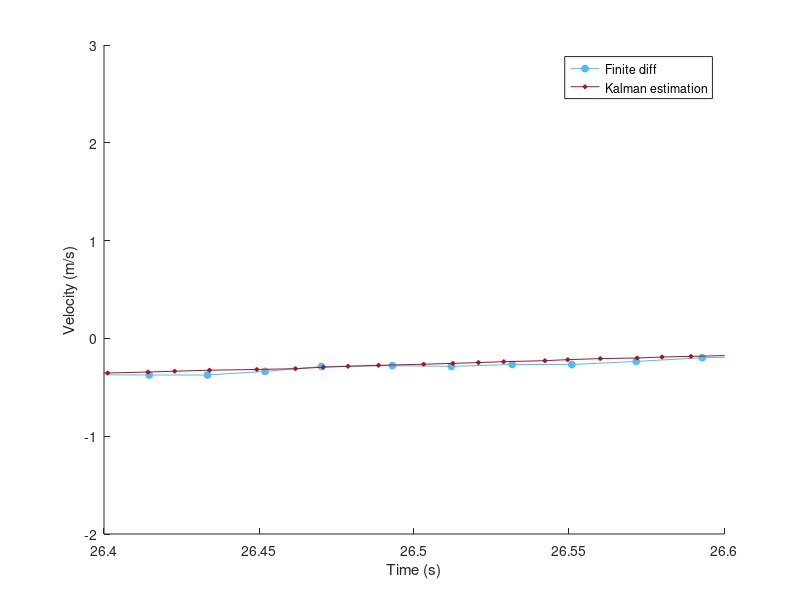
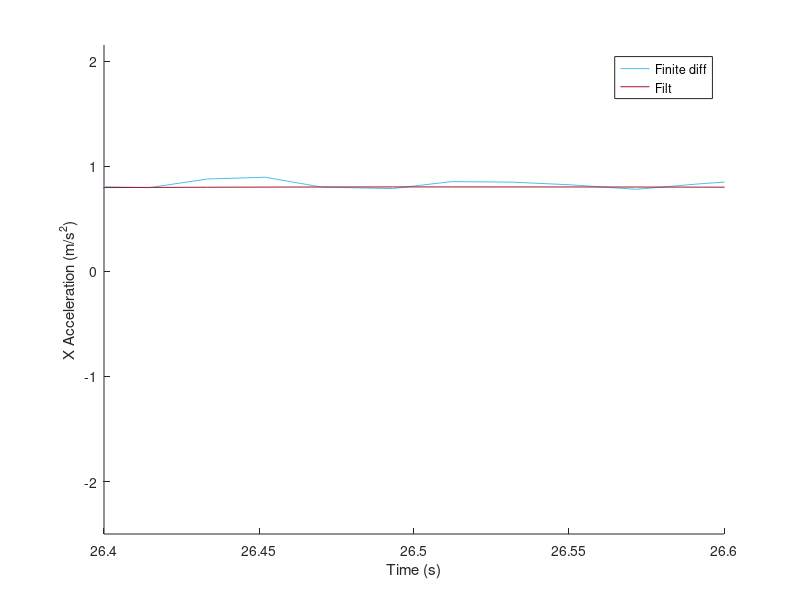
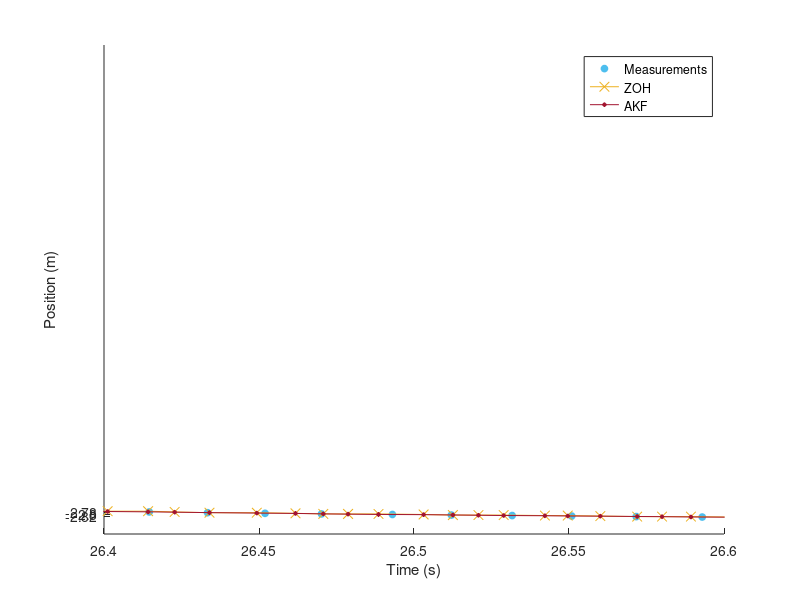
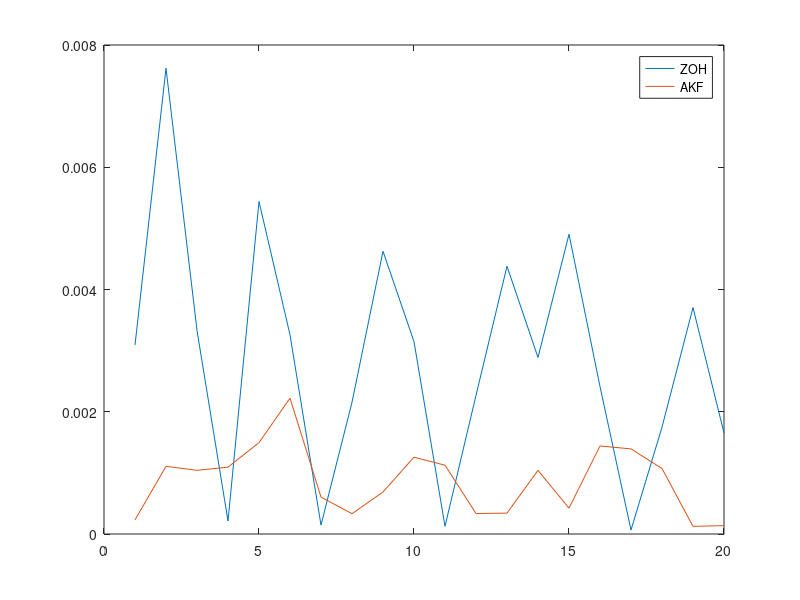

Here is the MATLAB script that generated these plots, in order:
% Asynchronous Kalman performance check.
clear variables
close all
clc
set(0, 'DefaultLineLineWidth', 0.6);

% Colors
blue = [0.3010, 0.7450, 0.9330];
red = [0.6350, 0.0780, 0.1840];
yellow = [0.9290, 0.6940, 0.1250];
black = [0, 0, 0];

% Settings
all_figures = false;
figures = true;
zfig = false;


%% Load data
% data = load("data/varying_accelerations");
% data = load("data/kalman_check_1e_1");
% data = load("data/kalman_check_1e_3");
% data = load("data/vhat_data_check_xy");
data = load("data/kalman_check_Qvel_1e1");

xrange_all = [0,data.est_time(end)-data.est_time(1)];
xrange_Qvel_1e1_low = [26.4,26.6];
xrange_Qvel_1e1_high = [35.5,35.85];
xrange_emin5 = [3.35,4.6];
xrange_med = [8.44,8.8];
xrange_high = [6.3,6.65];

% Select x range based on data file & part of data file you want to zoom.
xrange = xrange_Qvel_1e1_low;
% xrange = xrange_all;

% preprocessing, first value of meas time is rubbish
data.meas_time = data.meas_time(2:end);
data.meas_pos_x = data.meas_pos_x(2:end);
data.meas_pos_y = data.meas_pos_y(2:end);
data.meas_pos_z = data.meas_pos_z(2:end);


data.est_time = data.est_time(2:end);
data.est_pos_x = data.est_pos_x(2:end);
data.est_pos_y = data.est_pos_y(2:end);
data.est_pos_z = data.est_pos_z(2:end);
data.est_vel_x = data.est_vel_x(2:end);
data.est_vel_y = data.est_vel_y(2:end);
data.est_vel_z = data.est_vel_z(2:end);


%% Numerically differentiate position to get velocity estimation
dt_meas = gradient(data.meas_time);
vel_FD_x = gradient(data.meas_pos_x)./dt_meas;
vel_FD_y = gradient(data.meas_pos_y)./dt_meas;
vel_FD_z = gradient(data.meas_pos_z)./dt_meas;

% Ts = 0.02;
% N_meas = length(data.meas_time);
% t_meas = (0:N_meas-1)'*Ts;
% Ts = 0.01;
% N_est = length(data.est_time);
% t_est = (0:N_est-1)'*Ts;

t_meas = data.meas_time - data.est_time(1);
t_est  = data.est_time - data.est_time(1) + 0.01;

[~,indexl] = min(abs(t_est-xrange(1)));
[~,indexr] = min(abs(t_est-xrange(2)));


%% Plots to compare the velocity estimation of the kalman to the numerically differentiated velocity

% ========
% Position
% ========
if all_figures
% - only x
    figure('Name','x AKF')
    hold on
    plot(t_meas, data.meas_pos_x, 'o', 'Color', blue)
    plot(t_est, data.est_pos_x, '*', 'Color', red)
    legend('Measured position', 'Kalman estimated position')
    xlabel('Time (s)')
    axis tight
    ylabel('x-position (m)')
end

if all_figures
    % - all directions
    figure('Name','Comparison measured pos with kalman est pos')

    subplot(311)
    hold on
    plot(t_meas, data.meas_pos_x, 'Color', blue)
    plot(t_est, data.est_pos_x, 'Color', red)
    legend('Measured position', 'Kalman estimated position')
    xlabel('Time [s]')
    axis tight
    ylabel('X Position [m]')

    subplot(312)
    hold on
    plot(t_meas, data.meas_pos_y, 'Color', blue)
    plot(t_est, data.est_pos_y, 'Color', red)
    legend('Measured position', 'Kalman estimated position')
    xlabel('Time [s]')
    axis tight
    ylabel('Y Position [m]')

    subplot(313)
    hold on
    plot(t_measz, data.meas_pos_z, 'Color', blue)
    plot(t_estz, data.est_pos_z, 'Color', red)
    legend('Measured position', 'Kalman estimated position')
    xlabel('Time [s]')
    axis tight
    ylabel('Z Position [m]')
end

% ==========
% Velocities
% ==========
if figures
    figure('Name','Comparison estimated vel with num diff vel')
    hold on
    plot(t_meas, vel_FD_x, '-o','MarkerSize',5.0,'Color',blue,'markerfacecolor',blue)
    plot(t_est, data.est_vel_x, '-d','MarkerSize',3.0, 'Color',red,'markerfacecolor',red)
%     xlim([3.35,4.6]);
    % ylim([-0.58, -0.47]);
    % xlim(xrange_high);
    % ylim([-0.2, 0.2]);
    xlim(xrange);
    % ylim([-0.2, 0.2]);
    legend('Finite diff', 'Kalman estimation')
    xlabel('Time (s)')
    % axis tight
    ylabel('Velocity (m/s)')
end

if all_figures    
    
    % all directions
    figure('Name','Comparison estimated vel with num diff vel')

    subplot(311)
    hold on
    plot(t_meas, vel_FD_x, 'Color', blue)
    plot(t_est, data.est_vel_x, 'Color', red)
    legend('Finite differences', 'Kalman estimation')
    xlabel('Time [s]')
    axis tight
    ylabel('X Velocity [m/s]')

    subplot(312)
    hold on
    plot(t_meas, vel_FD_y, 'Color', blue)
    plot(t_est, data.est_vel_y, 'Color', red)
    legend('Finite differences', 'Kalman estimation')
    xlabel('Time [s]')
    axis tight
    ylabel('Y Velocity [m/s]')

    subplot(313)
    hold on
    plot(t_measz, vel_FD_z, 'Color', blue)
    plot(t_estz, data.est_vel_z, 'Color', red)
    legend('Finite differences', 'Kalman estimation')
    xlabel('Time [s]')
    axis tight
    ylabel('Z Velocity [m/s]')
end


% =============
% Accelerations
% =============
fs = mean(1./dt_meas);
f0 = 0.8;
fc = f0; % cutoff frequency (chosen)
fcn = fc/(fs/2); % normalized cutoff frequency (as butter() accepts)
nb = 3;
[B, A] = butter(nb,fcn);
vel_x_filt = filtfilt(B,A,vel_FD_x);
acc_FD_x = gradient(vel_x_filt)./dt_meas;
acc_x_filt = filtfilt(B,A,acc_FD_x);

if figures
        % only x
    figure('Name','Acceleration')
    hold on
    plot(t_meas, acc_FD_x, 'Color', blue)
    plot(t_meas, acc_x_filt, 'Color', red)
%     plot(t_est(1:end-1), data.est_vel_x, 'Color', red)
    legend('Finite diff','Filt')
    xlabel('Time (s)')
    axis tight
    ylabel('X Acceleration (m/s^2)')
    xlim([xrange])
end
    

if all_figures
    % only x
    figure('Name','Acceleration')
    hold on
    plot(t_meas, acc_FD_x, 'Color', blue)
    plot(t_meas, acc_x_filt, 'Color', red)
%     plot(t_est(1:end-1), data.est_vel_x, 'Color', red)
    legend('Finite diff','Filt')
    xlabel('Time (s)')
    axis tight
    ylabel('X Acceleration (m/s^2)')
end


%% Compare ZOH using only measurements VS AKF predictions
reference = interp1(t_meas,data.meas_pos_x,t_est);
ZOH = interp1(t_meas,data.meas_pos_x,t_est,'previous');
if figures
    % pos
    figure
    hold on
    plot(t_meas, data.meas_pos_x,'o','MarkerSize',5.0,'Color',blue,'markerfacecolor',blue)
    plot(t_est,ZOH,'-x','MarkerSize',7.0,'Color',yellow)
    plot(t_est, data.est_pos_x, '-d','MarkerSize',3.0, 'Color',red,'markerfacecolor',red)
    legend('Measurements','ZOH','AKF')
    xlim(xrange);
%     ylim([-0.723, -0.7]);
    xlabel('Time (s)')
    ylabel('Position (m)')
    yticks([-2.82, -2.8, -2.78])
%     yticks([-0.72, -0.71, -0.7])  % med

end

% Calculate error of ZOH / AKF wrt reference (avg and peak)
ZOH_error = abs(ZOH - reference);
AKF_error = abs(data.est_pos_x - reference);

ZOH_error_range = ZOH_error(indexl:indexr);
AKF_error_range = AKF_error(indexl:indexr);
ZOHmean = mean(ZOH_error_range);
ZOHpeak = max(ZOH_error_range);
AKFmean = mean(AKF_error_range);
AKFpeak = max(AKF_error_range);
display(ZOHmean)
display(ZOHpeak)
display(AKFmean)
display(AKFpeak)


figure
plot(ZOH_error(indexl:indexr))
hold on
plot(AKF_error(indexl:indexr))
legend('ZOH','AKF')


%% Mooie combinatieplot
figure('Name','Comparison estimated vel with num diff vel')

subplot(3,1,[1 2])
hold on
plot(t_meas, data.meas_pos_x,'o','MarkerSize',5.0,'Color',blue,'markerfacecolor',blue)
plot(t_est,ZOH,'-x','MarkerSize',7.0,'Color',yellow)
plot(t_est, data.est_pos_x, '-d','MarkerSize',3.0, 'Color',red,'markerfacecolor',red)
legend('Measurements','ZOH','AKF')
xlim(xrange);
% ylim([-0.58, -0.47]);
% ylim([-0.723, -0.7]);
xlabel("Time (s)",'FontSize',11);
ylabel('Position (m)','FontSize',11);
set(gca,'FontSize',11)

subplot(3,1,3)
title({'';''})
hold on
plot(t_meas, vel_FD_x, '-o','MarkerSize',5.0,'Color',blue,'markerfacecolor',blue)
plot(t_est, data.est_vel_x, '-d','MarkerSize',3.0, 'Color',red,'markerfacecolor',red)
% xlim([3.35,4.6]);
% ylim([-0.58, -0.47]);
% xlim(xrange_high);
% ylim([-0.2, 0.2]);
xlim(xrange);
% ylim([-0.2, 0.2]);
legend('Finite Difference', 'AKF')
xlabel('Time (s)','FontSize',11)
% axis tight
ylabel('Velocity (m/s)','FontSize',11)
set(gca,'FontSize',11)


% z
if zfig
    reference = interp1(t_meas,data.meas_pos_x,t_est);
    ZOHz = interp1(t_meas,data.meas_pos_z,t_est,'previous');

    figure('Name','Z Comparison estimated vel with num diff vel')

    subplot(3,1,[1 2])
    hold on
    plot(t_meas, data.meas_pos_z,'o','MarkerSize',5.0,'Color',blue,'markerfacecolor',blue)
    plot(t_est,ZOHz,'-x','MarkerSize',7.0,'Color',yellow)
    plot(t_est, data.est_pos_z, '-d','MarkerSize',3.0, 'Color',red,'markerfacecolor',red)
    legend('Measurements','ZOH','AKF')
    xlim(xrange);
    % ylim([-0.58, -0.47]);
    % ylim([-0.723, -0.7]);
    xlabel("Time (s)",'FontSize',11);
    ylabel('Position (m)','FontSize',11);
    set(gca,'FontSize',11)

    subplot(3,1,3)
    title({'';''})
    hold on
    plot(t_meas, vel_FD_z, '-o','MarkerSize',5.0,'Color',blue,'markerfacecolor',blue)
    plot(t_est, data.est_vel_z, '-d','MarkerSize',3.0, 'Color',red,'markerfacecolor',red)
    % xlim([3.35,4.6]);
    % ylim([-0.58, -0.47]);
    % xlim(xrange_high);
    % ylim([-0.2, 0.2]);
    xlim(xrange);
    % ylim([-0.2, 0.2]);
    legend('Finite Difference', 'AKF')
    xlabel('Time (s)','FontSize',11)
    % axis tight
    ylabel('Velocity (m/s)','FontSize',11)
    set(gca,'FontSize',11)
end















%% 
%% Load data
% data = load("data/varying_accelerations");
% data = load("data/kalman_check_1e_1");
% data = load("data/kalman_check_1e_3");
% data = load("data/vhat_data_check_xy");
data = load("data/kalman_check_Qvel_1e1");

xrange_all = [0,data.est_time(end)-data.est_time(1)];
xrange_Qvel_1e1_low = [26.4,26.6];
xrange_Qvel_1e1_high = [35.5,35.85];
xrange_emin5 = [3.35,4.6];
xrange_med = [8.44,8.8];
xrange_high = [6.3,6.65];

% Select x range based on data file & part of data file you want to zoom.
xrange = xrange_Qvel_1e1_high;
% xrange = xrange_all;

% preprocessing, first value of meas time is rubbish
data.meas_time = data.meas_time(2:end);
data.meas_pos_x = data.meas_pos_x(2:end);
data.meas_pos_y = data.meas_pos_y(2:end);
data.meas_pos_z = data.meas_pos_z(2:end);


data.est_time = data.est_time(2:end);
data.est_pos_x = data.est_pos_x(2:end);
data.est_pos_y = data.est_pos_y(2:end);
data.est_pos_z = data.est_pos_z(2:end);
data.est_vel_x = data.est_vel_x(2:end);
data.est_vel_y = data.est_vel_y(2:end);
data.est_vel_z = data.est_vel_z(2:end);


%% Numerically differentiate position to get velocity estimation
dt_meas = gradient(data.meas_time);
vel_FD_x = gradient(data.meas_pos_x)./dt_meas;
vel_FD_y = gradient(data.meas_pos_y)./dt_meas;
vel_FD_z = gradient(data.meas_pos_z)./dt_meas;

% Ts = 0.02;
% N_meas = length(data.meas_time);
% t_meas = (0:N_meas-1)'*Ts;
% Ts = 0.01;
% N_est = length(data.est_time);
% t_est = (0:N_est-1)'*Ts;

t_meas = data.meas_time - data.est_time(1);
t_est  = data.est_time - data.est_time(1) + 0.01;

[~,indexl] = min(abs(t_est-xrange(1)));
[~,indexr] = min(abs(t_est-xrange(2)));


%% Plots to compare the velocity estimation of the kalman to the numerically differentiated velocity

% ========
% Position
% ========
if all_figures
% - only x
    figure('Name','x AKF')
    hold on
    plot(t_meas, data.meas_pos_x, 'o', 'Color', blue)
    plot(t_est, data.est_pos_x, '*', 'Color', red)
    legend('Measured position', 'Kalman estimated position')
    xlabel('Time (s)')
    axis tight
    ylabel('x-position (m)')
end

if all_figures
    % - all directions
    figure('Name','Comparison measured pos with kalman est pos')

    subplot(311)
    hold on
    plot(t_meas, data.meas_pos_x, 'Color', blue)
    plot(t_est, data.est_pos_x, 'Color', red)
    legend('Measured position', 'Kalman estimated position')
    xlabel('Time [s]')
    axis tight
    ylabel('X Position [m]')

    subplot(312)
    hold on
    plot(t_meas, data.meas_pos_y, 'Color', blue)
    plot(t_est, data.est_pos_y, 'Color', red)
    legend('Measured position', 'Kalman estimated position')
    xlabel('Time [s]')
    axis tight
    ylabel('Y Position [m]')

    subplot(313)
    hold on
    plot(t_measz, data.meas_pos_z, 'Color', blue)
    plot(t_estz, data.est_pos_z, 'Color', red)
    legend('Measured position', 'Kalman estimated position')
    xlabel('Time [s]')
    axis tight
    ylabel('Z Position [m]')
end

% ==========
% Velocities
% ==========
if figures
    figure('Name','Comparison estimated vel with num diff vel')
    hold on
    plot(t_meas, vel_FD_x, '-o','MarkerSize',5.0,'Color',blue,'markerfacecolor',blue)
    plot(t_est, data.est_vel_x, '-d','MarkerSize',3.0, 'Color',red,'markerfacecolor',red)
%     xlim([3.35,4.6]);
    % ylim([-0.58, -0.47]);
    % xlim(xrange_high);
    % ylim([-0.2, 0.2]);
    xlim(xrange);
    % ylim([-0.2, 0.2]);
    legend('Finite diff', 'Kalman estimation')
    xlabel('Time (s)')
    % axis tight
    ylabel('Velocity (m/s)')
end

if all_figures    
    
    % all directions
    figure('Name','Comparison estimated vel with num diff vel')

    subplot(311)
    hold on
    plot(t_meas, vel_FD_x, 'Color', blue)
    plot(t_est, data.est_vel_x, 'Color', red)
    legend('Finite differences', 'Kalman estimation')
    xlabel('Time [s]')
    axis tight
    ylabel('X Velocity [m/s]')

    subplot(312)
    hold on
    plot(t_meas, vel_FD_y, 'Color', blue)
    plot(t_est, data.est_vel_y, 'Color', red)
    legend('Finite differences', 'Kalman estimation')
    xlabel('Time [s]')
    axis tight
    ylabel('Y Velocity [m/s]')

    subplot(313)
    hold on
    plot(t_measz, vel_FD_z, 'Color', blue)
    plot(t_estz, data.est_vel_z, 'Color', red)
    legend('Finite differences', 'Kalman estimation')
    xlabel('Time [s]')
    axis tight
    ylabel('Z Velocity [m/s]')
end


% =============
% Accelerations
% =============
fs = mean(1./dt_meas);
f0 = 0.8;
fc = f0; % cutoff frequency (chosen)
fcn = fc/(fs/2); % normalized cutoff frequency (as butter() accepts)
nb = 3;
[B, A] = butter(nb,fcn);
vel_x_filt = filtfilt(B,A,vel_FD_x);
acc_FD_x = gradient(vel_x_filt)./dt_meas;
acc_x_filt = filtfilt(B,A,acc_FD_x);

if figures
        % only x
    figure('Name','Acceleration')
    hold on
    plot(t_meas, acc_FD_x, 'Color', blue)
    plot(t_meas, acc_x_filt, 'Color', red)
%     plot(t_est(1:end-1), data.est_vel_x, 'Color', red)
    legend('Finite diff','Filt')
    xlabel('Time (s)')
    axis tight
    ylabel('X Acceleration (m/s^2)')
    xlim([xrange])
end
    

if all_figures
    % only x
    figure('Name','Acceleration')
    hold on
    plot(t_meas, acc_FD_x, 'Color', blue)
    plot(t_meas, acc_x_filt, 'Color', red)
%     plot(t_est(1:end-1), data.est_vel_x, 'Color', red)
    legend('Finite diff','Filt')
    xlabel('Time (s)')
    axis tight
    ylabel('X Acceleration (m/s^2)')
end


%% Compare ZOH using only measurements VS AKF predictions
reference = interp1(t_meas,data.meas_pos_x,t_est);
ZOH = interp1(t_meas,data.meas_pos_x,t_est,'previous');
if figures
    % pos
    figure
    hold on
    plot(t_meas, data.meas_pos_x,'o','MarkerSize',5.0,'Color',blue,'markerfacecolor',blue)
    plot(t_est,ZOH,'-x','MarkerSize',7.0,'Color',yellow)
    plot(t_est, data.est_pos_x, '-d','MarkerSize',3.0, 'Color',red,'markerfacecolor',red)
    legend('Measurements','ZOH','AKF')
    xlim(xrange);
%     ylim([-0.723, -0.7]);
    xlabel('Time (s)')
    ylabel('Position (m)')
    yticks([1.61, 1.62, 1.63])
%     yticks([-0.72, -0.71, -0.7])  % med

end

% Calculate error of ZOH / AKF wrt reference (avg and peak)
ZOH_error = abs(ZOH - reference);
AKF_error = abs(data.est_pos_x - reference);

ZOH_error_range = ZOH_error(indexl:indexr);
AKF_error_range = AKF_error(indexl:indexr);
ZOHmean = mean(ZOH_error_range);
ZOHpeak = max(ZOH_error_range);
AKFmean = mean(AKF_error_range);
AKFpeak = max(AKF_error_range);
display(ZOHmean)
display(ZOHpeak)
display(AKFmean)
display(AKFpeak)


figure
plot(ZOH_error(indexl:indexr))
hold on
plot(AKF_error(indexl:indexr))
legend('ZOH','AKF')


%% Mooie combinatieplot
figure('Name','Comparison estimated vel with num diff vel')

subplot(3,1,[1 2])
hold on
plot(t_meas, data.meas_pos_x,'o','MarkerSize',5.0,'Color',blue,'markerfacecolor',blue)
plot(t_est,ZOH,'-x','MarkerSize',7.0,'Color',yellow)
plot(t_est, data.est_pos_x, '-d','MarkerSize',3.0, 'Color',red,'markerfacecolor',red)
legend('Measurements','ZOH','AKF')
xlim(xrange);
% ylim([-0.58, -0.47]);
% ylim([-0.723, -0.7]);
xlabel("Time (s)",'FontSize',11);
ylabel('Position (m)','FontSize',11);
set(gca,'FontSize',11)

subplot(3,1,3)
title({'';''})
hold on
plot(t_meas, vel_FD_x, '-o','MarkerSize',5.0,'Color',blue,'markerfacecolor',blue)
plot(t_est, data.est_vel_x, '-d','MarkerSize',3.0, 'Color',red,'markerfacecolor',red)
% xlim([3.35,4.6]);
% ylim([-0.58, -0.47]);
% xlim(xrange_high);
% ylim([-0.2, 0.2]);
xlim(xrange);
% ylim([-0.2, 0.2]);
legend('Finite Difference', 'AKF')
xlabel('Time (s)','FontSize',11)
% axis tight
ylabel('Velocity (m/s)','FontSize',11)
set(gca,'FontSize',11)


% z
if zfig
    reference = interp1(t_meas,data.meas_pos_x,t_est);
    ZOHz = interp1(t_meas,data.meas_pos_z,t_est,'previous');

    figure('Name','Z Comparison estimated vel with num diff vel')

    subplot(3,1,[1 2])
    hold on
    plot(t_meas, data.meas_pos_z,'o','MarkerSize',5.0,'Color',blue,'markerfacecolor',blue)
    plot(t_est,ZOHz,'-x','MarkerSize',7.0,'Color',yellow)
    plot(t_est, data.est_pos_z, '-d','MarkerSize',3.0, 'Color',red,'markerfacecolor',red)
    legend('Measurements','ZOH','AKF')
    xlim(xrange);
    % ylim([-0.58, -0.47]);
    % ylim([-0.723, -0.7]);
    xlabel("Time (s)",'FontSize',11);
    ylabel('Position (m)','FontSize',11);
    set(gca,'FontSize',11)

    subplot(3,1,3)
    title({'';''})
    hold on
    plot(t_meas, vel_FD_z, '-o','MarkerSize',5.0,'Color',blue,'markerfacecolor',blue)
    plot(t_est, data.est_vel_z, '-d','MarkerSize',3.0, 'Color',red,'markerfacecolor',red)
    % xlim([3.35,4.6]);
    % ylim([-0.58, -0.47]);
    % xlim(xrange_high);
    % ylim([-0.2, 0.2]);
    xlim(xrange);
    % ylim([-0.2, 0.2]);
    legend('Finite Difference', 'AKF')
    xlabel('Time (s)','FontSize',11)
    % axis tight
    ylabel('Velocity (m/s)','FontSize',11)
    set(gca,'FontSize',11)
end
